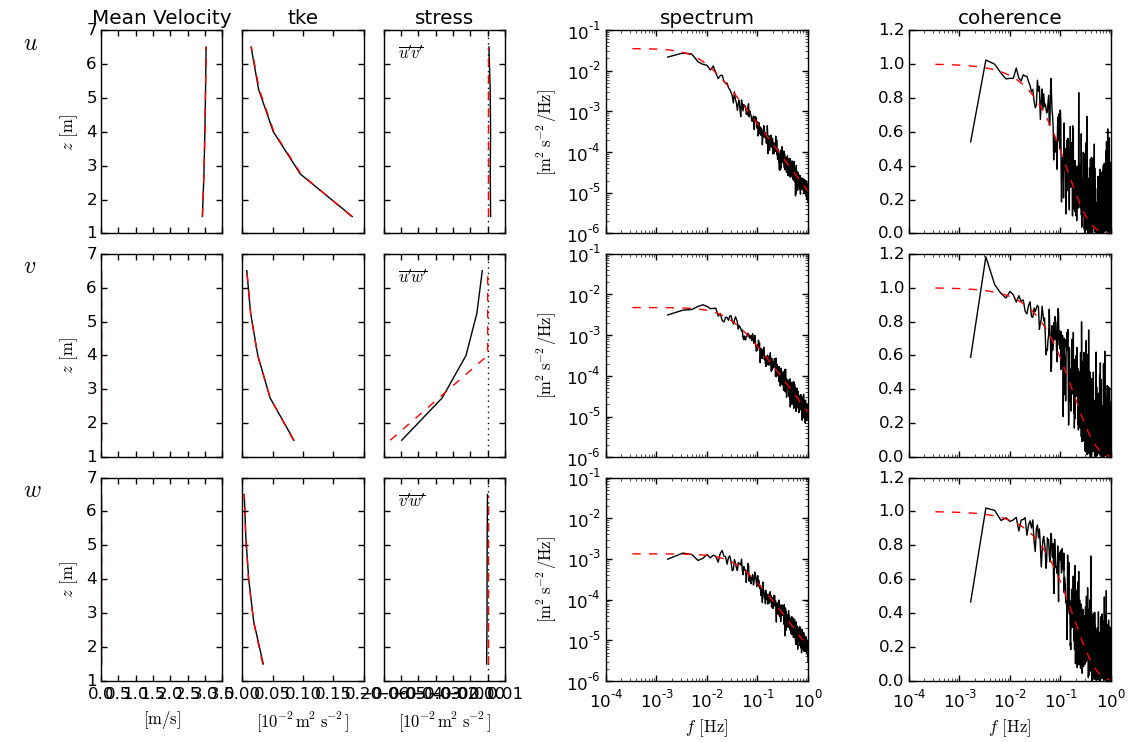

Generate this figure with Python:
"""
This script provides an example usage of the PyTurbSim API.
"""

# Begin by importing the PyTurbSim API and plotting tools
import pyts.api as pyts
import pyts.plot.api as plt
from matplotlib.pylab import show

# Define some variables for the PyTurbSim run:
refht = 4
ustar = 0.03
Uref = 3.

# Now create the PyTurbSim run, and specify input statistics.
tsr = pyts.tsrun()
tsr.grid = pyts.tsGrid(center=refht,ny=3,nz=5,height=5,width=5,time_sec=3000,dt=0.5)
tsr.prof = pyts.profModels.h2l(Uref,refht,ustar)
tsr.spec = pyts.specModels.tidal(ustar,refht)
tsr.cohere = pyts.cohereModels.nwtc()
tsr.stress = pyts.stressModels.tidal(ustar,refht)
# Run PyTurbSim:
out = tsr()

# Create a 'PyTurbSim plotting figure' (plotting object):
fig = plt.new_summ_fig(axforms=[plt.velprof_axForm([0,3.5]),plt.tkeprof_axForm(),plt.stressprof_axForm(),plt.spec_axForm(),plt.cohere_axForm()])

# Now just call this plotting object's 'plot' method with the
# PyTurbSim output as input:
fig.plot(out,color='k')

# These plotting objects are smart; when the same 'plot' method
# is given a PyTurbSim 'run' object it plots the target values:
fig.plot(tsr,color='r',linestyle='--')

fig.finalize()

show()
